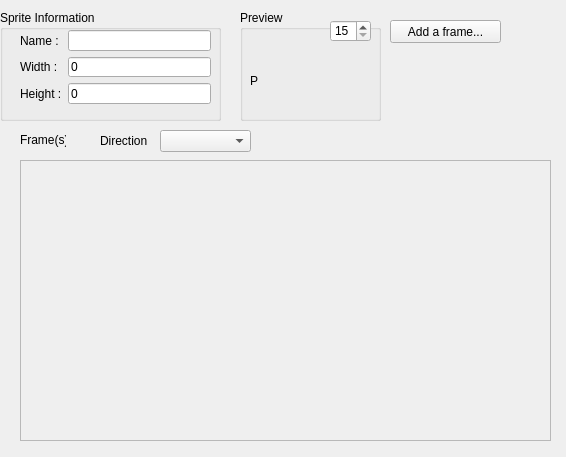
<?xml version="1.0" encoding="UTF-8"?>
<ui version="4.0">
 <class>direction_sprite_widget</class>
 <widget class="QWidget" name="direction_sprite_widget">
  <property name="geometry">
   <rect>
    <x>0</x>
    <y>0</y>
    <width>566</width>
    <height>457</height>
   </rect>
  </property>
  <property name="windowTitle">
   <string>Form</string>
  </property>
  <widget class="QPushButton" name="btn_add_frame">
   <property name="geometry">
    <rect>
     <x>390</x>
     <y>20</y>
     <width>111</width>
     <height>23</height>
    </rect>
   </property>
   <property name="text">
    <string>Add a frame...</string>
   </property>
  </widget>
  <widget class="QScrollArea" name="sa_frames">
   <property name="geometry">
    <rect>
     <x>20</x>
     <y>160</y>
     <width>531</width>
     <height>281</height>
    </rect>
   </property>
   <property name="widgetResizable">
    <bool>true</bool>
   </property>
   <property name="alignment">
    <set>Qt::AlignJustify|Qt::AlignVCenter</set>
   </property>
   <widget class="QWidget" name="scrollAreaWidgetContents">
    <property name="geometry">
     <rect>
      <x>0</x>
      <y>0</y>
      <width>529</width>
      <height>279</height>
     </rect>
    </property>
   </widget>
  </widget>
  <widget class="QLabel" name="lbl_frames">
   <property name="geometry">
    <rect>
     <x>20</x>
     <y>130</y>
     <width>46</width>
     <height>20</height>
    </rect>
   </property>
   <property name="text">
    <string>Frame(s)</string>
   </property>
  </widget>
  <widget class="QGroupBox" name="gp_preview">
   <property name="geometry">
    <rect>
     <x>240</x>
     <y>10</y>
     <width>141</width>
     <height>111</height>
    </rect>
   </property>
   <property name="title">
    <string>Preview</string>
   </property>
   <widget class="QLabel" name="lbl_preview">
    <property name="geometry">
     <rect>
      <x>10</x>
      <y>40</y>
      <width>61</width>
      <height>61</height>
     </rect>
    </property>
    <property name="text">
     <string>P</string>
    </property>
   </widget>
   <widget class="QSpinBox" name="sp_fps">
    <property name="geometry">
     <rect>
      <x>90</x>
      <y>10</y>
      <width>41</width>
      <height>22</height>
     </rect>
    </property>
    <property name="minimum">
     <number>15</number>
    </property>
    <property name="maximum">
     <number>150</number>
    </property>
   </widget>
  </widget>
  <widget class="QGroupBox" name="gb_sprite">
   <property name="geometry">
    <rect>
     <x>0</x>
     <y>10</y>
     <width>221</width>
     <height>111</height>
    </rect>
   </property>
   <property name="title">
    <string>Sprite Information</string>
   </property>
   <widget class="QWidget" name="formLayoutWidget">
    <property name="geometry">
     <rect>
      <x>20</x>
      <y>20</y>
      <width>191</width>
      <height>74</height>
     </rect>
    </property>
    <layout class="QFormLayout" name="formLayout">
     <item row="0" column="0">
      <widget class="QLabel" name="lbl_name">
       <property name="text">
        <string>Name :</string>
       </property>
      </widget>
     </item>
     <item row="0" column="1">
      <widget class="QLineEdit" name="le_name"/>
     </item>
     <item row="1" column="0">
      <widget class="QLabel" name="lbl_width">
       <property name="text">
        <string>Width :</string>
       </property>
      </widget>
     </item>
     <item row="1" column="1">
      <widget class="QLineEdit" name="le_width">
       <property name="text">
        <string>0</string>
       </property>
      </widget>
     </item>
     <item row="2" column="0">
      <widget class="QLabel" name="lbl_height">
       <property name="text">
        <string>Height :</string>
       </property>
      </widget>
     </item>
     <item row="2" column="1">
      <widget class="QLineEdit" name="le_height">
       <property name="text">
        <string>0</string>
       </property>
      </widget>
     </item>
    </layout>
   </widget>
  </widget>
  <widget class="QComboBox" name="cb_direction">
   <property name="geometry">
    <rect>
     <x>160</x>
     <y>130</y>
     <width>91</width>
     <height>22</height>
    </rect>
   </property>
  </widget>
  <widget class="QLabel" name="lbl_direction">
   <property name="geometry">
    <rect>
     <x>100</x>
     <y>130</y>
     <width>51</width>
     <height>21</height>
    </rect>
   </property>
   <property name="text">
    <string>Direction :</string>
   </property>
  </widget>
 </widget>
 <resources/>
 <connections/>
</ui>
